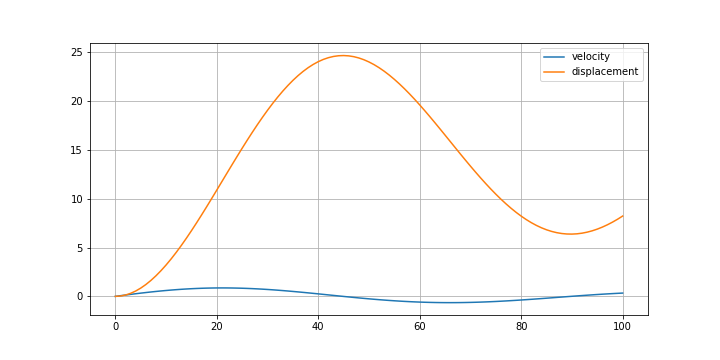

Here is the Python script that generated this plot:
#!/usr/bin/env python3
# -*- coding: utf-8 -*-
"""
Created on Thu Feb  7 12:06:53 2019

@author: alankar
"""

import numpy as np
import matplotlib.pyplot as plt

data = np.loadtxt('velocities.txt')

h = data[1,0]-data[0,0]
sumover = 0
initial_pos = 0.
dist = np.zeros(len(data[:,0]))

for i in range(1,len(dist)):
    sumover += (data[i-1,1]+data[i,1])*(h/2)
    dist[i] = sumover
dist += initial_pos
 
plt.figure(figsize=(10,5))
plt.plot(data[:,0],data[:,1],label='velocity')
plt.plot(data[:,0],dist,label='displacement')
plt.legend(loc='best')
plt.grid()
plt.savefig('1.png')
plt.show()